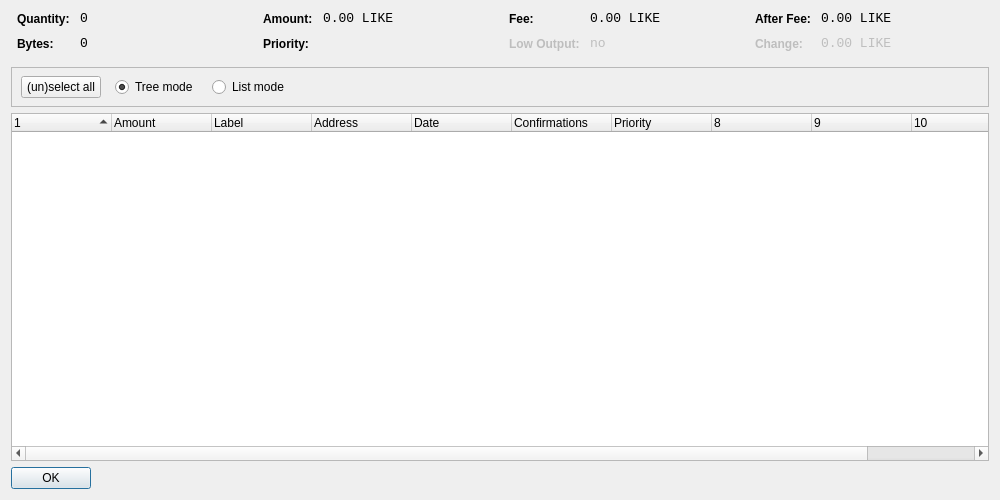
<?xml version="1.0" encoding="UTF-8"?>
<ui version="4.0">
 <class>CoinControlDialog</class>
 <widget class="QDialog" name="CoinControlDialog">
  <property name="geometry">
   <rect>
    <x>0</x>
    <y>0</y>
    <width>1000</width>
    <height>500</height>
   </rect>
  </property>
  <property name="windowTitle">
   <string>Coin Control</string>
  </property>
  <layout class="QVBoxLayout" name="verticalLayout">
   <item>
    <layout class="QHBoxLayout" name="horizontalLayoutTop" stretch="0,0,0,0">
     <property name="topMargin">
      <number>0</number>
     </property>
     <property name="bottomMargin">
      <number>10</number>
     </property>
     <item>
      <layout class="QFormLayout" name="formLayoutCoinControl1">
       <property name="horizontalSpacing">
        <number>10</number>
       </property>
       <property name="verticalSpacing">
        <number>10</number>
       </property>
       <property name="leftMargin">
        <number>6</number>
       </property>
       <property name="rightMargin">
        <number>6</number>
       </property>
       <item row="0" column="0">
        <widget class="QLabel" name="labelCoinControlQuantityText">
         <property name="styleSheet">
          <string notr="true">font-weight:bold;</string>
         </property>
         <property name="text">
          <string>Quantity:</string>
         </property>
        </widget>
       </item>
       <item row="0" column="1">
        <widget class="QLabel" name="labelCoinControlQuantity">
         <property name="font">
          <font>
           <family>Monospace</family>
           <pointsize>10</pointsize>
          </font>
         </property>
         <property name="cursor">
          <cursorShape>IBeamCursor</cursorShape>
         </property>
         <property name="contextMenuPolicy">
          <enum>Qt::ActionsContextMenu</enum>
         </property>
         <property name="text">
          <string notr="true">0</string>
         </property>
         <property name="textInteractionFlags">
          <set>Qt::LinksAccessibleByMouse|Qt::TextSelectableByKeyboard|Qt::TextSelectableByMouse</set>
         </property>
        </widget>
       </item>
       <item row="1" column="0">
        <widget class="QLabel" name="labelCoinControlBytesText">
         <property name="styleSheet">
          <string notr="true">font-weight:bold;</string>
         </property>
         <property name="text">
          <string>Bytes:</string>
         </property>
        </widget>
       </item>
       <item row="1" column="1">
        <widget class="QLabel" name="labelCoinControlBytes">
         <property name="font">
          <font>
           <family>Monospace</family>
           <pointsize>10</pointsize>
          </font>
         </property>
         <property name="cursor">
          <cursorShape>IBeamCursor</cursorShape>
         </property>
         <property name="contextMenuPolicy">
          <enum>Qt::ActionsContextMenu</enum>
         </property>
         <property name="text">
          <string notr="true">0</string>
         </property>
         <property name="textInteractionFlags">
          <set>Qt::LinksAccessibleByMouse|Qt::TextSelectableByKeyboard|Qt::TextSelectableByMouse</set>
         </property>
        </widget>
       </item>
      </layout>
     </item>
     <item>
      <layout class="QFormLayout" name="formLayoutCoinControl2">
       <property name="horizontalSpacing">
        <number>10</number>
       </property>
       <property name="verticalSpacing">
        <number>10</number>
       </property>
       <property name="leftMargin">
        <number>6</number>
       </property>
       <property name="rightMargin">
        <number>6</number>
       </property>
       <item row="0" column="0">
        <widget class="QLabel" name="labelCoinControlAmountText">
         <property name="styleSheet">
          <string notr="true">font-weight:bold;</string>
         </property>
         <property name="text">
          <string>Amount:</string>
         </property>
        </widget>
       </item>
       <item row="0" column="1">
        <widget class="QLabel" name="labelCoinControlAmount">
         <property name="font">
          <font>
           <family>Monospace</family>
           <pointsize>10</pointsize>
          </font>
         </property>
         <property name="cursor">
          <cursorShape>IBeamCursor</cursorShape>
         </property>
         <property name="contextMenuPolicy">
          <enum>Qt::ActionsContextMenu</enum>
         </property>
         <property name="text">
          <string notr="true">0.00 LIKE</string>
         </property>
         <property name="textInteractionFlags">
          <set>Qt::LinksAccessibleByMouse|Qt::TextSelectableByKeyboard|Qt::TextSelectableByMouse</set>
         </property>
        </widget>
       </item>
       <item row="1" column="0">
        <widget class="QLabel" name="labelCoinControlPriorityText">
         <property name="styleSheet">
          <string notr="true">font-weight:bold;</string>
         </property>
         <property name="text">
          <string>Priority:</string>
         </property>
        </widget>
       </item>
       <item row="1" column="1">
        <widget class="QLabel" name="labelCoinControlPriority">
         <property name="font">
          <font>
           <family>Monospace</family>
           <pointsize>10</pointsize>
          </font>
         </property>
         <property name="cursor">
          <cursorShape>IBeamCursor</cursorShape>
         </property>
         <property name="contextMenuPolicy">
          <enum>Qt::ActionsContextMenu</enum>
         </property>
         <property name="text">
          <string/>
         </property>
         <property name="textInteractionFlags">
          <set>Qt::LinksAccessibleByMouse|Qt::TextSelectableByKeyboard|Qt::TextSelectableByMouse</set>
         </property>
        </widget>
       </item>
      </layout>
     </item>
     <item>
      <layout class="QFormLayout" name="formLayoutCoinControl3">
       <property name="horizontalSpacing">
        <number>10</number>
       </property>
       <property name="verticalSpacing">
        <number>10</number>
       </property>
       <property name="leftMargin">
        <number>6</number>
       </property>
       <property name="rightMargin">
        <number>6</number>
       </property>
       <item row="0" column="0">
        <widget class="QLabel" name="labelCoinControlFeeText">
         <property name="styleSheet">
          <string notr="true">font-weight:bold;</string>
         </property>
         <property name="text">
          <string>Fee:</string>
         </property>
        </widget>
       </item>
       <item row="0" column="1">
        <widget class="QLabel" name="labelCoinControlFee">
         <property name="font">
          <font>
           <family>Monospace</family>
           <pointsize>10</pointsize>
          </font>
         </property>
         <property name="cursor">
          <cursorShape>IBeamCursor</cursorShape>
         </property>
         <property name="contextMenuPolicy">
          <enum>Qt::ActionsContextMenu</enum>
         </property>
         <property name="text">
          <string notr="true">0.00 LIKE</string>
         </property>
         <property name="textInteractionFlags">
          <set>Qt::LinksAccessibleByMouse|Qt::TextSelectableByKeyboard|Qt::TextSelectableByMouse</set>
         </property>
        </widget>
       </item>
       <item row="1" column="0">
        <widget class="QLabel" name="labelCoinControlLowOutputText">
         <property name="enabled">
          <bool>false</bool>
         </property>
         <property name="styleSheet">
          <string notr="true">font-weight:bold;</string>
         </property>
         <property name="text">
          <string>Low Output:</string>
         </property>
        </widget>
       </item>
       <item row="1" column="1">
        <widget class="QLabel" name="labelCoinControlLowOutput">
         <property name="enabled">
          <bool>false</bool>
         </property>
         <property name="font">
          <font>
           <family>Monospace</family>
           <pointsize>10</pointsize>
          </font>
         </property>
         <property name="cursor">
          <cursorShape>IBeamCursor</cursorShape>
         </property>
         <property name="contextMenuPolicy">
          <enum>Qt::ActionsContextMenu</enum>
         </property>
         <property name="text">
          <string notr="true">no</string>
         </property>
         <property name="textInteractionFlags">
          <set>Qt::LinksAccessibleByMouse|Qt::TextSelectableByKeyboard|Qt::TextSelectableByMouse</set>
         </property>
        </widget>
       </item>
      </layout>
     </item>
     <item>
      <layout class="QFormLayout" name="formLayoutCoinControl4">
       <property name="horizontalSpacing">
        <number>10</number>
       </property>
       <property name="verticalSpacing">
        <number>10</number>
       </property>
       <property name="leftMargin">
        <number>6</number>
       </property>
       <property name="rightMargin">
        <number>6</number>
       </property>
       <item row="0" column="0">
        <widget class="QLabel" name="labelCoinControlAfterFeeText">
         <property name="styleSheet">
          <string notr="true">font-weight:bold;</string>
         </property>
         <property name="text">
          <string>After Fee:</string>
         </property>
        </widget>
       </item>
       <item row="0" column="1">
        <widget class="QLabel" name="labelCoinControlAfterFee">
         <property name="font">
          <font>
           <family>Monospace</family>
           <pointsize>10</pointsize>
          </font>
         </property>
         <property name="cursor">
          <cursorShape>IBeamCursor</cursorShape>
         </property>
         <property name="contextMenuPolicy">
          <enum>Qt::ActionsContextMenu</enum>
         </property>
         <property name="text">
          <string notr="true">0.00 LIKE</string>
         </property>
         <property name="textInteractionFlags">
          <set>Qt::LinksAccessibleByMouse|Qt::TextSelectableByKeyboard|Qt::TextSelectableByMouse</set>
         </property>
        </widget>
       </item>
       <item row="1" column="0">
        <widget class="QLabel" name="labelCoinControlChangeText">
         <property name="enabled">
          <bool>false</bool>
         </property>
         <property name="styleSheet">
          <string notr="true">font-weight:bold;</string>
         </property>
         <property name="text">
          <string>Change:</string>
         </property>
        </widget>
       </item>
       <item row="1" column="1">
        <widget class="QLabel" name="labelCoinControlChange">
         <property name="enabled">
          <bool>false</bool>
         </property>
         <property name="font">
          <font>
           <family>Monospace</family>
           <pointsize>10</pointsize>
          </font>
         </property>
         <property name="cursor">
          <cursorShape>IBeamCursor</cursorShape>
         </property>
         <property name="contextMenuPolicy">
          <enum>Qt::ActionsContextMenu</enum>
         </property>
         <property name="text">
          <string notr="true">0.00 LIKE</string>
         </property>
         <property name="textInteractionFlags">
          <set>Qt::LinksAccessibleByMouse|Qt::TextSelectableByKeyboard|Qt::TextSelectableByMouse</set>
         </property>
        </widget>
       </item>
      </layout>
     </item>
    </layout>
   </item>
   <item>
    <widget class="QFrame" name="frame">
     <property name="minimumSize">
      <size>
       <width>0</width>
       <height>40</height>
      </size>
     </property>
     <property name="frameShape">
      <enum>QFrame::StyledPanel</enum>
     </property>
     <property name="frameShadow">
      <enum>QFrame::Sunken</enum>
     </property>
     <widget class="QWidget" name="horizontalLayoutWidget">
      <property name="geometry">
       <rect>
        <x>10</x>
        <y>0</y>
        <width>781</width>
        <height>41</height>
       </rect>
      </property>
      <layout class="QHBoxLayout" name="horizontalLayoutPanel" stretch="0,0,0,0,0">
       <property name="spacing">
        <number>14</number>
       </property>
       <item>
        <widget class="QPushButton" name="pushButtonSelectAll">
         <property name="sizePolicy">
          <sizepolicy hsizetype="Maximum" vsizetype="Fixed">
           <horstretch>0</horstretch>
           <verstretch>0</verstretch>
          </sizepolicy>
         </property>
         <property name="text">
          <string>(un)select all</string>
         </property>
        </widget>
       </item>
       <item>
        <widget class="QRadioButton" name="radioTreeMode">
         <property name="sizePolicy">
          <sizepolicy hsizetype="Maximum" vsizetype="Fixed">
           <horstretch>0</horstretch>
           <verstretch>0</verstretch>
          </sizepolicy>
         </property>
         <property name="text">
          <string>Tree mode</string>
         </property>
         <property name="checked">
          <bool>true</bool>
         </property>
        </widget>
       </item>
       <item>
        <widget class="QRadioButton" name="radioListMode">
         <property name="sizePolicy">
          <sizepolicy hsizetype="Maximum" vsizetype="Fixed">
           <horstretch>0</horstretch>
           <verstretch>0</verstretch>
          </sizepolicy>
         </property>
         <property name="text">
          <string>List mode</string>
         </property>
        </widget>
       </item>
       <item>
        <spacer name="horizontalSpacer">
         <property name="orientation">
          <enum>Qt::Horizontal</enum>
         </property>
         <property name="sizeHint" stdset="0">
          <size>
           <width>40</width>
           <height>20</height>
          </size>
         </property>
        </spacer>
       </item>
      </layout>
     </widget>
    </widget>
   </item>
   <item>
    <widget class="CoinControlTreeWidget" name="treeWidget">
     <property name="contextMenuPolicy">
      <enum>Qt::CustomContextMenu</enum>
     </property>
     <property name="sortingEnabled">
      <bool>false</bool>
     </property>
     <property name="columnCount">
      <number>11</number>
     </property>
     <attribute name="headerShowSortIndicator" stdset="0">
      <bool>true</bool>
     </attribute>
     <attribute name="headerStretchLastSection">
      <bool>false</bool>
     </attribute>
     <column>
      <property name="text">
       <string/>
      </property>
     </column>
     <column>
      <property name="text">
       <string>Amount</string>
      </property>
     </column>
     <column>
      <property name="text">
       <string>Label</string>
      </property>
     </column>
     <column>
      <property name="text">
       <string>Address</string>
      </property>
     </column>
     <column>
      <property name="text">
       <string>Date</string>
      </property>
     </column>
     <column>
      <property name="text">
       <string>Confirmations</string>
      </property>
      <property name="toolTip">
       <string>Confirmed</string>
      </property>
     </column>
     <column>
      <property name="text">
       <string>Priority</string>
      </property>
     </column>
     <column>
      <property name="text">
       <string/>
      </property>
     </column>
     <column>
      <property name="text">
       <string/>
      </property>
     </column>
     <column>
      <property name="text">
       <string/>
      </property>
     </column>
     <column>
      <property name="text">
       <string/>
      </property>
     </column>
    </widget>
   </item>
   <item>
    <widget class="QDialogButtonBox" name="buttonBox">
     <property name="sizePolicy">
      <sizepolicy hsizetype="Maximum" vsizetype="Fixed">
       <horstretch>0</horstretch>
       <verstretch>0</verstretch>
      </sizepolicy>
     </property>
     <property name="orientation">
      <enum>Qt::Horizontal</enum>
     </property>
     <property name="standardButtons">
      <set>QDialogButtonBox::Ok</set>
     </property>
    </widget>
   </item>
  </layout>
 </widget>
 <customwidgets>
  <customwidget>
   <class>CoinControlTreeWidget</class>
   <extends>QTreeWidget</extends>
   <header>coincontroltreewidget.h</header>
  </customwidget>
 </customwidgets>
 <resources/>
 <connections/>
</ui>
